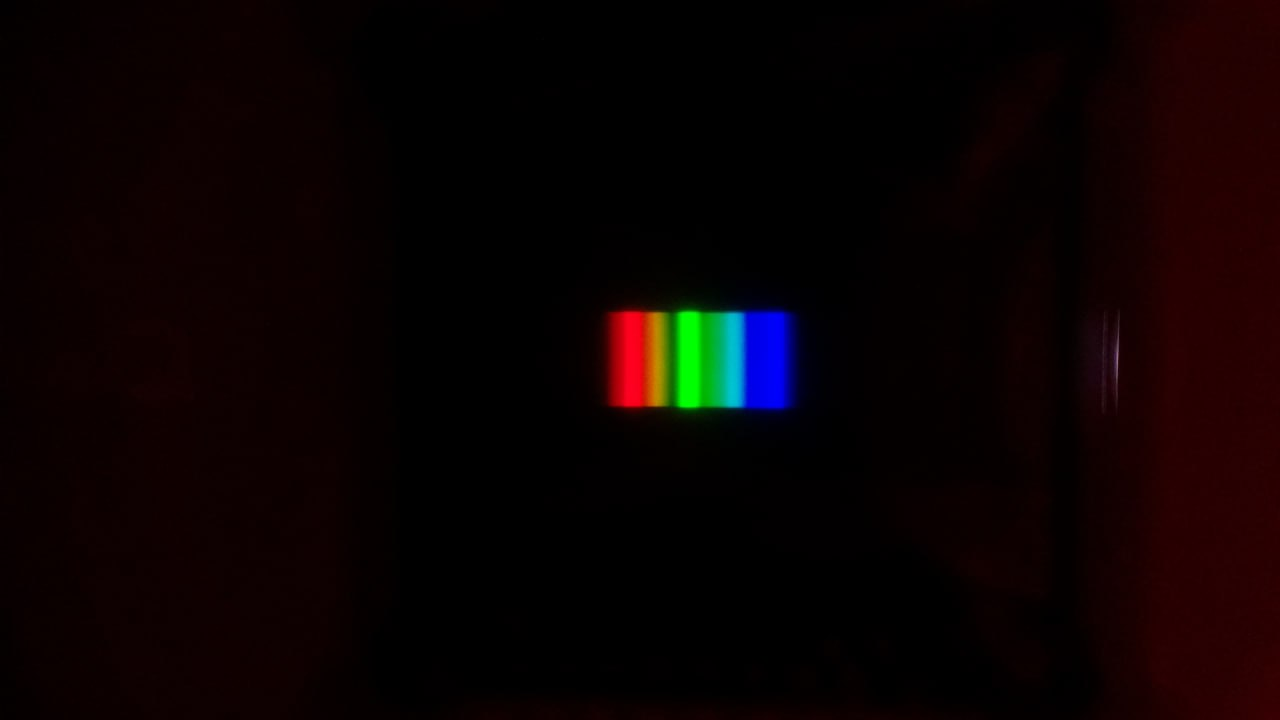
#> input picture especially_for_Arseny/lampa.jpg, 1280 x 720 px
$ python hh.py
#> lines starting #> are read from the running program, lines starting #| are printed output that depends on the picture
from PIL import Image

im = Image.open('lampa.jpg')
#> im is the input picture: PIL image 1280x720 RGB; mean R, G, B 11, 2.1, 2.3
im = im.crop((600, 300, 800, 420)).rotate(180)
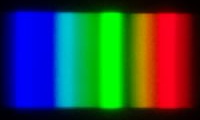
#> im: PIL image 200x120 RGB; mean R, G, B 49.9, 70.8, 70.7
im.save('hh.jpg')
im.show()
